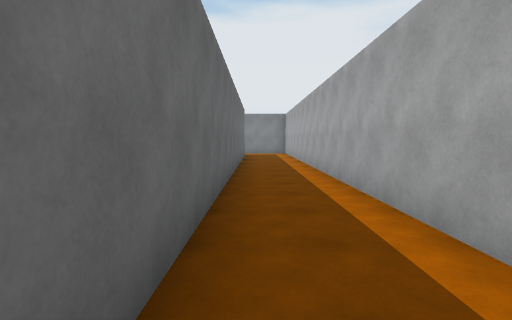
view 1 (above)

24 first-person views from a walk through a 3-D level made in the Unity game engine. The camera is 1.5 m above the floor, tilts 4° down and sees 80° across. The floor is counted in squares, 2 m on a side. Each view is taken from the middle of a square. On the plan, view 1 faces up. The plan holds only what a view shows up to about 10 squares ahead; the rest is blank. The place goes on beyond the plan. The player character is not drawn.

view 2
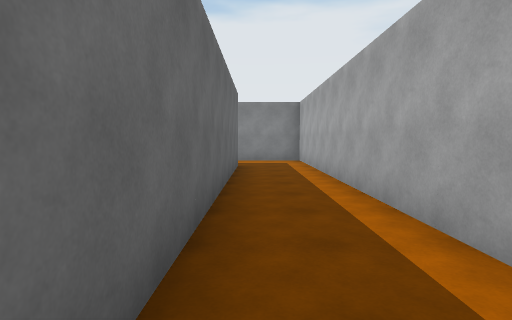

view 3
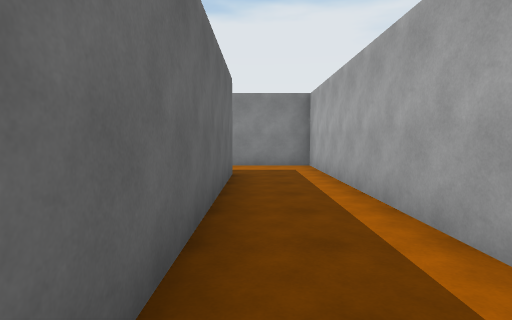

view 4
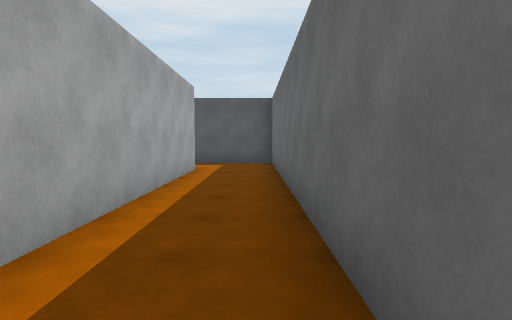

view 5
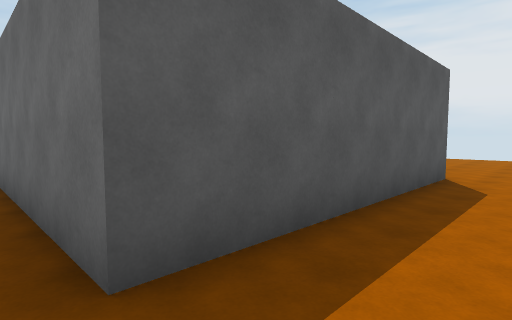

view 6
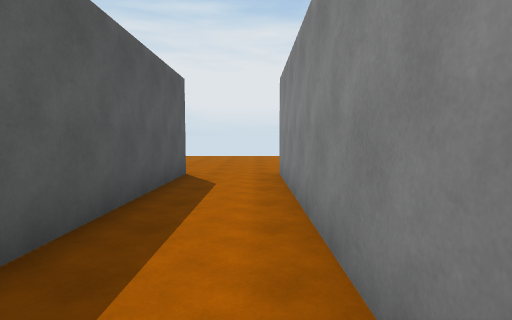

view 7
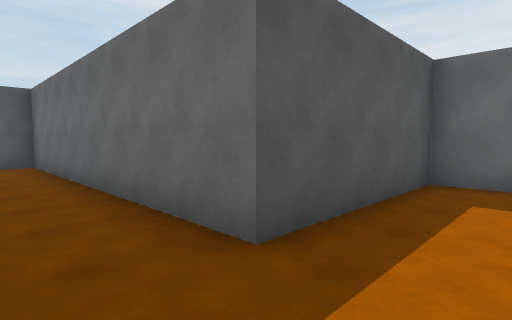

view 8
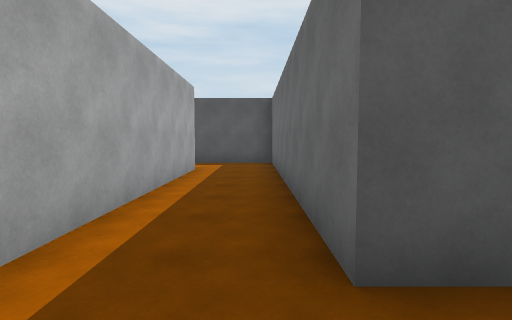

view 9
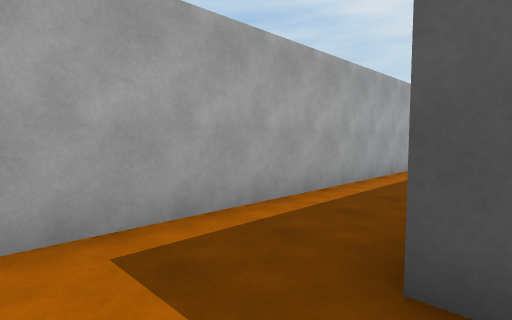

view 10
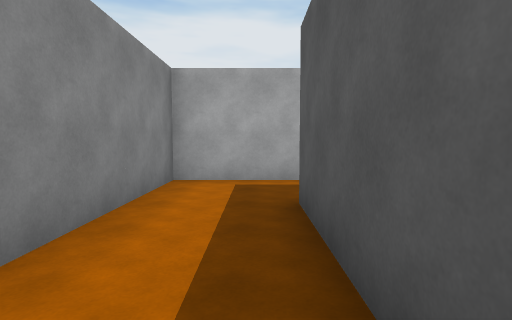

view 11
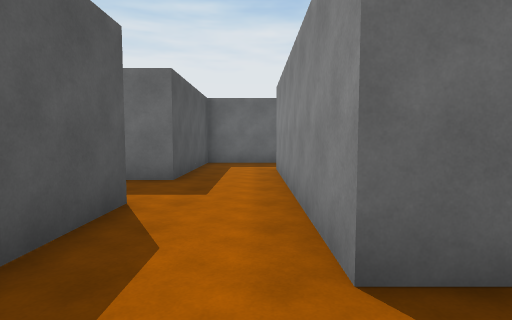

view 12
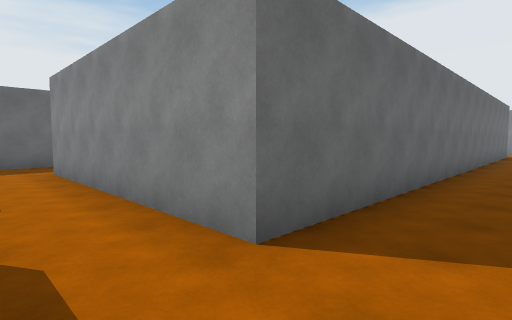

view 13
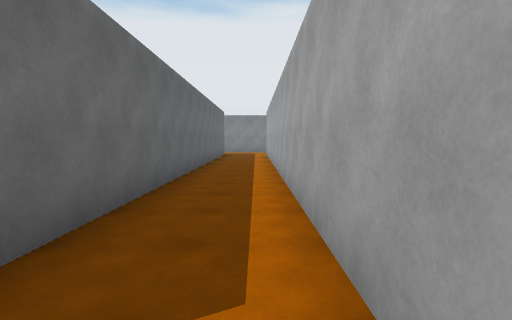

view 14
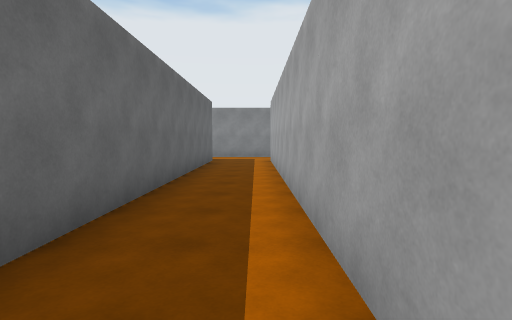

view 15
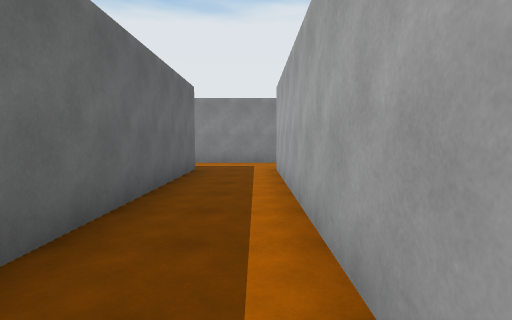

view 16
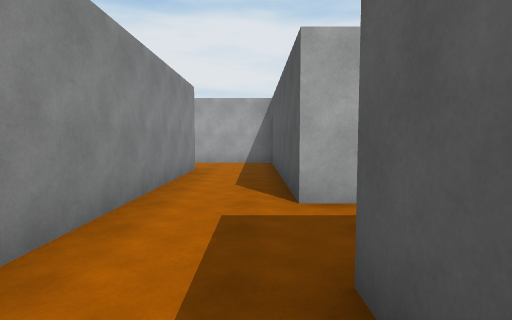

view 17
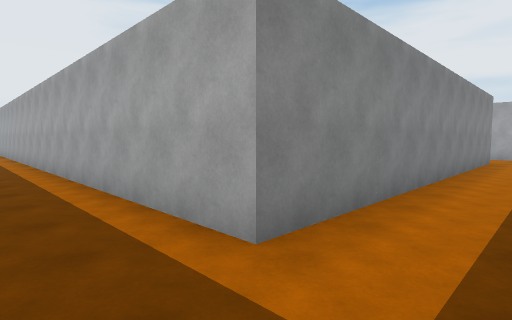

view 18
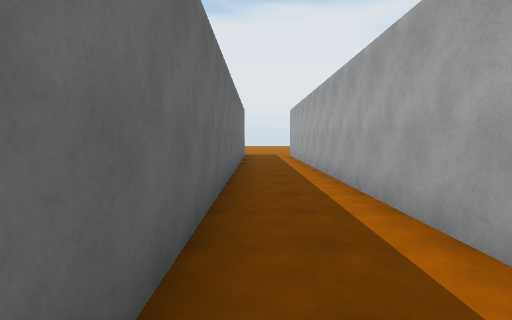

view 19
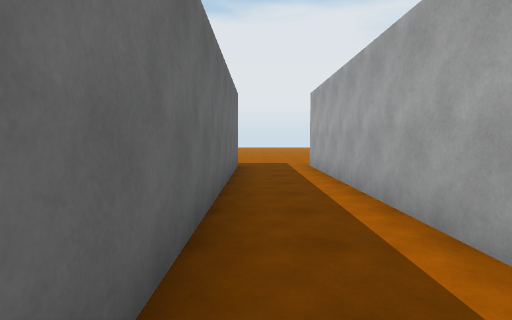

view 20
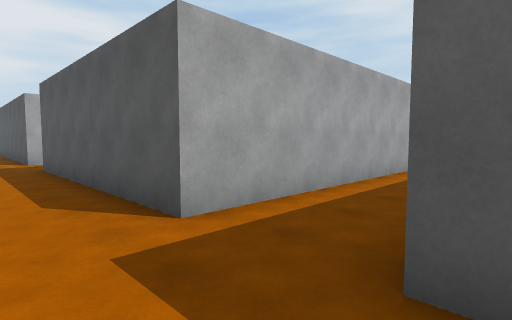

view 21
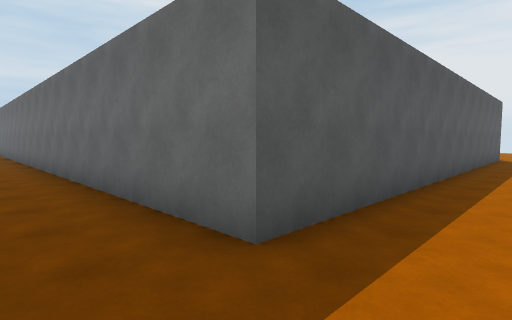

view 22
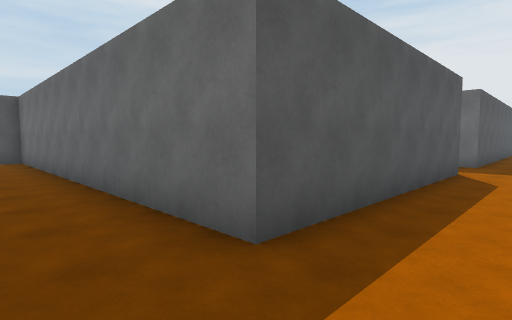

view 23
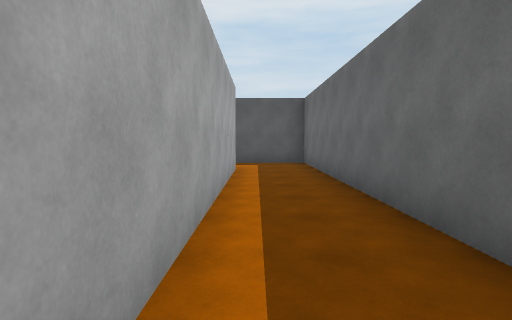

view 24
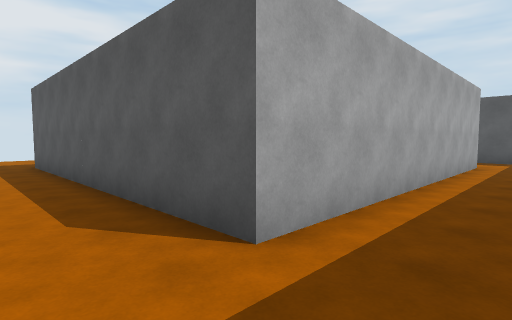

### Floor plan
Ten units are one square. View 1 is at (0, 0); x grows to the right and y downward. Boxes are objects, and circles mark ways between rooms. Rooms are numbered by the first view taken in them; rooms with no view inside come last. Other rooms are left out.
<svg viewBox="-60 -260 270 370">
<path fill="none" stroke="#000" d="M-55 -135 -5 -135 -5 25 15 25M15 5 15 -155 -55 -155M15 25 35 25 35 105 55 105M55 85 55 5 15 5M155 -175 155 -255 205 -255M175 -75 75 -75 75 -255 135 -255 135 -155 159 -155M105 -55 115 -55 115 85 95 85M-55 -255 55 -255 55 -125M135 85 135 -55 195 -55 195 -80M95 105 112 105"/>
<circle cx="25" cy="15" r="3" fill="#2a7"/>
<text x="0" y="-80">1</text>
<text x="40" y="50">2</text>
<text x="140" y="-160">3</text>
</svg>
Room 1 opens to room 2.

Where each view was taken, in squares from view 1:
view 1: 0 up, 0 right, facing up
view 2: 5 up, 0 right, facing up
view 3: 7 up, 0 right, facing up
view 4: 7 up, 0 right, facing down
view 5: 15 up, 0 right, facing down-left
view 6: 15 up, 0 right, facing left
view 7: 1 down, 5 right, facing down-left
view 8: 1 down, 4 right, facing down
view 9: 1 down, 3 right, facing down-right
view 10: 2 down, 0 right, facing right
view 11: 9 down, 13 right, facing left
view 12: 10 down, 13 right, facing up-left
view 13: 9 down, 13 right, facing up
view 14: 5 down, 13 right, facing up
view 15: 2 down, 13 right, facing up
view 16: 6 up, 10 right, facing right
view 17: 6 up, 6 right, facing up-right
view 18: 12 up, 6 right, facing up
view 19: 17 up, 6 right, facing up
view 20: 27 up, 5 right, facing down-right
view 21: 27 up, 7 right, facing down-left
view 22: 27 up, 15 right, facing down-left
view 23: 25 up, 15 right, facing down
view 24: 27 up, 14 right, facing down-right
